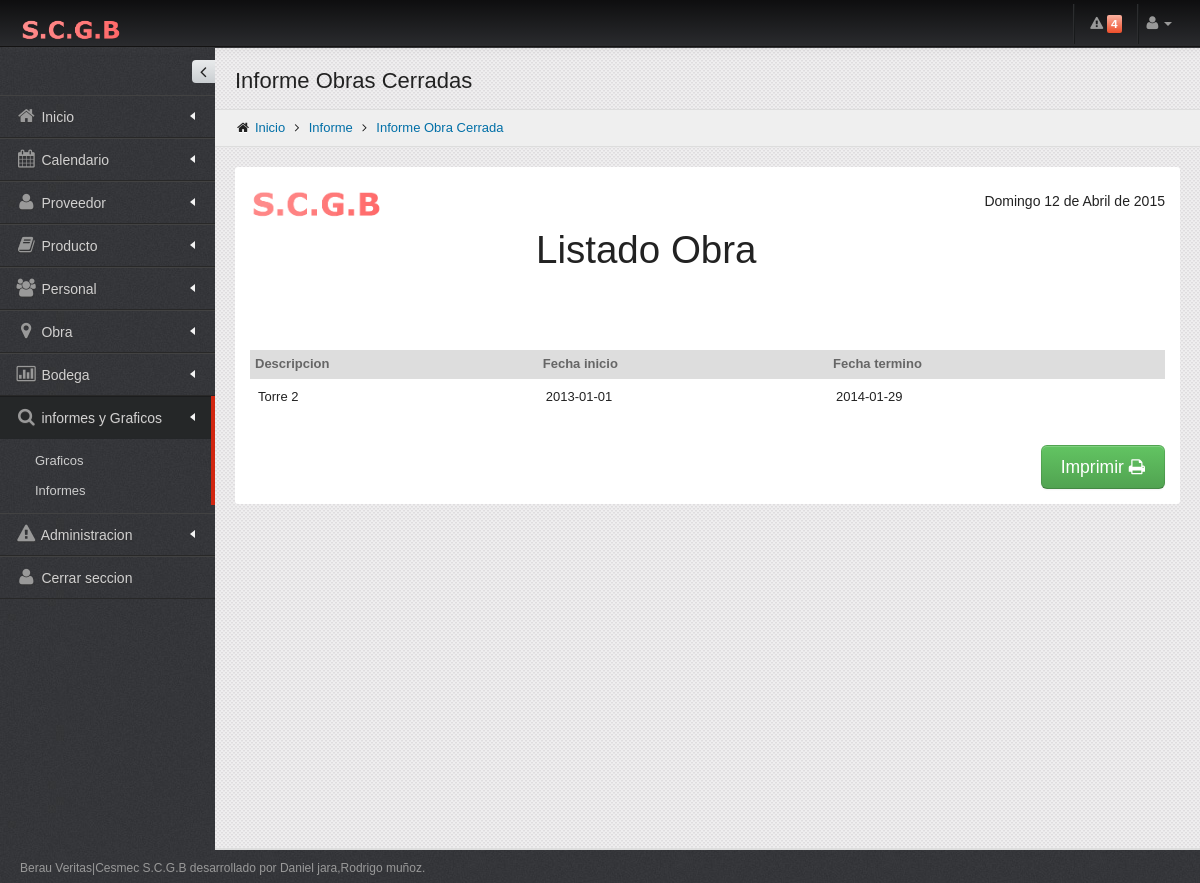
Screenshot of /listados/Listado_Obracb.php (signed in) with the database file from the repository.
### tables this page shows
CREATE TABLE `permiso` (
  `CODIGOPERMISO` int(11) NOT NULL AUTO_INCREMENT,
  `PROVEEDOR` int(1) DEFAULT NULL,
  `PRODUCTO` int(1) DEFAULT NULL,
  `PERSONAL` int(1) DEFAULT NULL,
  `OBRA` int(1) DEFAULT NULL,
  `BODEGA` int(11) DEFAULT NULL,
  `INFORMEYGRAFICO` int(11) DEFAULT NULL,
  `ADMINISTRACION` int(11) DEFAULT NULL,
  PRIMARY KEY (`CODIGOPERMISO`)
);

CREATE TABLE `obra` (
  `CODIGOOBRA` int(11) NOT NULL AUTO_INCREMENT,
  `O_NOMBRE` varchar(30) NOT NULL,
  `O_FECHAINICIO` date NOT NULL,
  `O_FECHATERMINO` date DEFAULT NULL,
  `O_ESTADO` int(1) NOT NULL,
  PRIMARY KEY (`CODIGOOBRA`)
);

### listados/Listado_Obracb.php (the view, shortened to what this page needs)
    <? session_start();
include ("../include/conectar.php");
$CODIGO= $_SESSION["PERMISO"];
?>
<!DOCTYPE html>
 <html lang="es">
<head>
   <link href="../assets/plugins/bootstrap/css/bootstrap.min.css" rel="stylesheet" />
   <link href="../assets/plugins/bootstrap/css/bootstrap-responsive.min.css" rel="stylesheet" media="screen"/>
   <link href="../assets/plugins/font-awesome/css/font-awesome.css" rel="stylesheet" />
   <link href="../assets/css/style.css" rel="stylesheet" />
   <link href="../assets/css/style-responsive.css" rel="stylesheet" />
   <link href="../assets/css/themes/default.css" rel="stylesheet" id="style_color" />
   <link href="../assets/plugins/uniform/css/uniform.default.css" rel="stylesheet" type="text/css" />
   <link href="#" rel="stylesheet" id="style_metro" />
   <link href="../assets/css/pages/invoice.css" rel="stylesheet" type="text/css" />
   <link href="../assets/css/print.css" rel="stylesheet" type="text/css" media="print"/>
</head>
<body class="fixed-top">
<div id="header" class="navbar navbar-inverse navbar-fixed-top">
     <div class="navbar-inner">
       <div class="container-fluid">
         <a class="brand" href="../inicio.php"> <img src="../assets/img/logo.png" alt="Conquer" /> </a>
         <div class="top-nav">
           <? $sql = "SELECT COUNT( p.P_NOMBRE )as NUMERO FROM PRODUCTO p, STOCK s WHERE p.CODIGOPRODUCTO = s.CODIGOPRODUCTO AND p.P_ESTADO =1 AND s.S_CANTIDAD <= s.S_CANTIDADMINIMA ";
	$rs=mysql_query($sql,$conexion);
	while ($row=mysql_fetch_array($rs)){
              ?>
           <ul class="nav pull-right" id="top_menu">
             <li class="divider-vertical hidden-phone hidden-tablet"></li>
             <li  class="dropdown-toggle" id="header_notification_bar"> <a id="pulsate-regular" class="dropdown-toggle" data-toggle="dropdown"> <i class="icon-warning-sign"></i> <span class="label label-important">
               <?=$row["NUMERO"];?>
               </span></a>
                     <?=$row["NUMERO"]; }?>
             </li>
             <li class="divider-vertical hidden-phone hidden-tablet"></li>
             <li class="dropdown"> <a href="#" class="dropdown-toggle" data-toggle="dropdown"> <i class="icon-user"></i> <b class="caret"></b></a>
             </li>
           </ul>
         </div>
       </div>
     </div>
   </div>
   <div id="container" class="row-fluid">
     <div id="sidebar" class="nav-collapse collapse">
        <?
	$sql3 = "SELECT PROVEEDOR,PRODUCTO,PERSONAL,OBRA,BODEGA,INFORMEYGRAFICO,ADMINISTRACION from PERMISO WHERE CODIGOPERMISO= $CODIGO ";
	$rs=mysql_query($sql3,$conexion);
	while ($row4=mysql_fetch_array($rs)){
  ?>
        <div class="sidebar-toggler hidden-phone"></div>
        <ul>
          <li class=""> <a href="../inicio.php"> <i class="icon-home"></i> <span class="title ">Inicio</span> <span class="arrow "></span></a></li>
          <li class=""> <a href="../Calendario/calendario.php"> <i class="icon-calendar"></i> <span class="title">Calendario</span> <span class="arrow "></span></a></li>
          <? if($row4["PROVEEDOR"]==1){
		?>
          <li class="has-sub "> <a href="javascript:;"> <i class="icon-user "></i> <span class="title" >Proveedor</span> <span class="arrow "></span></a>
          </li>
          <? }
		if($row4["PRODUCTO"]==1){
		?>
          <li class="has-sub "> <a href="javascript:;"> <i class="icon-book"></i> <span class="title">Producto</span> <span class="arrow"></span></a>
          </li>
          <? }
		if($row4["PERSONAL"]==1){
		?>
          <li class="has-sub"> <a href="javascript:;"> <i class="icon-group"></i> <span class="title">Personal</span> <span class="arrow "></span></a>
          </li>
          <? }
		 if($row4["OBRA"]==1){
		?>
          <li class="has-sub "> <a href="javascript:;"> <i class="icon-map-marker"></i> <span class="title">Obra</span> <span class="arrow "></span></a>
          </li>
          <? }
	      if($row4["BODEGA"]==1){
		?>
          <li class="has-sub  "> <a href="javascript:;"> <i class="icon-bar-chart"></i> <span class="title">Bodega</span> <span class="arrow "></span></a>
          </li>
          <? }
	      if($row4["INFORMEYGRAFICO"]==1){
		?>
          <li class="has-sub  star active"> <a href="javascript:;"> <i class="icon-search"></i> <span class="title">informes y Graficos</span> <span class="arrow "></span></a>
            <ul class="sub">
              <li ><a href="../graficos/menu_graficos.php">Graficos</a></li>
              <li ><a href="../listados/menu_listados.php">Informes</a></li>
            </ul>
          </li>
          <? }
 if($row4["ADMINISTRACION"]==1){
		?>
          <li class="has-sub  "> <a href="javascript:;"> <i class="icon-warning-sign"></i> <span class="title">Administracion</span> <span class="arrow "></span></a>
          </li>
          <? }
	}
		 ?>
          <li class=""> <a href="../logout.php"> <i class="icon-user"></i> <span class="title">Cerrar seccion</span></a></li>
        </ul>
      </div>
<div id="body">
         <div class="container-fluid">
            <div class="row-fluid hidden-print">
               <div class="span12">
                  <h3 class="page-title">
                     Informe Obras Cerradas </h3>
                  <ul class="breadcrumb">
                     <li>
                        <i class="icon-home"></i>
                        <a href="#">Inicio</a>
                        <i class="icon-angle-right"></i>
                     </li>
                     <li>
                        <a href="../listados/menu_listados.php">Informe</a>
                        <i class="icon-angle-right"></i>
                     </li>
                     <li><a href="#">Informe Obra Cerrada</a></li>
                  </ul>
               </div>
            </div>
            <div id="page">
               <div class="invoice">
                     <div class="row-fluid invoice-logo">
                        <div class="span2 invoice-logo-space"><img src="../assets/img/logo.png"alt="" width="373" height="109" /> </div>
                         <div class="span10">
                           <p>
                          <span class="span2 muted">
                          <h1>Listado Obra </h1>
                          </span></p>
                        </div>
                     </div>
                     <div class="row-fluid">
                        <table class="table table-advance tabs-stacked">
                           <thead>
                              <tr class="table-condensed">
                                <th>Descripcion </th>
           						<th>Fecha inicio </th>
            					<th>Fecha termino </th>
                              </tr>
                           </thead>
                           <tbody>
						   <?
	$sql = "SELECT O_NOMBRE,O_FECHAINICIO,O_FECHATERMINO FROM obra WHERE O_ESTADO=2";
	$rs=mysql_query($sql,$conexion);
	while ($row=mysql_fetch_array($rs)){
  ?>
                              <tr>
                                <td><?php echo $row['O_NOMBRE']; ?></td>
            <td><?php echo $row['O_FECHAINICIO']; ?></td>
            <td><?php echo $row['O_FECHATERMINO']; ?></td>
                              </tr>
                              <? } ?>
                           </tbody>
                        </table>
                     </div>
                     <div class="row-fluid">
                       <div class="span4"></div>
                        <div class="span8 invoice-block">
                           <br />
                           <a class="btn btn-success btn-large hidden-print" onClick="javascript:window.print();">Imprimir <i class="icon-print icon-big"></i></a>
                        </div>
                     </div>
               </div>
            </div>
         </div>
     </div>
</div>
    <div id="footer">
      Berau Veritas|Cesmec S.C.G.B desarrollado por Daniel jara,Rodrigo muñoz.
   </div>
</body>
</html>

### assets/css/style-responsive.css (style rules this page uses)
@media (min-width: 980px) { #sidebar { position: absolute; width: 215px; } }
@media (min-width: 980px) { #sidebar ul { margin-top:47px; width: 215px; } }
@media (min-width: 980px) { #body { margin-top: 0px !important; } }
@media (min-width: 980px) { .fixed-top #body { margin-top: 20px; } }

### assets/css/themes/default.css (style rules this page uses)
body { color: #222; background-color:#3c3c3c !important; background-image: url(../../img/bg-default.png) !important; }
#header.navbar-inverse .navbar-inner { background-color: #0e0e0f; background-image: -moz-linear-gradient(top, #0e0e0f, #2a2b2e); background-image: -webkit-gradient(linear, 0 0, 0 100%, from(#2a2b2e), to(#2a2b2e)); background-image: -webkit-linear-gradient(top, #0e0e0f, #2a2b2e); background-image: -o-linear-gradient(top, #0e0e0f, #2a2b2e); background-image: linear-gradient(to bottom, #0e0e0f, #2a2b2e); background-repeat: repeat-x; filter: progid:DXImageTransform.Microsoft.gradient(startColorstr='#ff0e0e0f', endColorstr='#ff2a2b2e', GradientType=0); border-color: #141313; webkit-box-shadow: 0 1px 10px rgba(120, 120, 120, .1); -moz-box-shadow: 0 1px 10px rgba(120, 120, 120, .1); box-shadow: 0 1px 10px rgba(120, 120, 120, .1); }
#header.navbar-inverse .divider-vertical { border-left-color: #2c2d2f; border-right-color: #181a1b; }
#sidebar > ul > li > a { border-top: 1px solid #424242 !important; border-bottom: 1px solid #282828 !important; color: #d1d0d0 !important; text-shadow: 0 1px 1px #333 !important; }
#sidebar > ul > li a i { color: #999 !important; }
#sidebar > ul > li.active > a { background: #252728 !important; border-top: 1px solid #1c1d1e !important; border-bottom: 1px solid #242628 !important; }
#sidebar > ul > li > ul.sub > li > a { color: #ccc; text-shadow: 0 1px 1px #000; }

### assets/css/pages/invoice.css (style rules this page uses)
.invoice { padding: 15px; background: #fff; margin-bottom: 20px; -webkit-border-radius: 3px; -moz-border-radius: 3px; border-radius: 3px; }
.invoice table { margin:30px 0 30px; }
.invoice .invoice-logo { margin-bottom:20px; }
.invoice .invoice-logo p { padding:5px 0; font-size:26px; line-height:28px; text-align:right; }
.invoice .invoice-logo p span { display:block; font-size:14px; }
.invoice .invoice-logo-space { margin-bottom:15px; }
.invoice .invoice-block { text-align:right; }

### assets/css/print.css (style rules this page uses)
body { background-image: none !important; }
#header { display: none; }
#sidebar { display: none; }
.hidden-print { display: none; }
#footer { display: none; }
#container { margin: 0px; padding: 0px; }
#body { min-height: auto !important; background-image: none !important; border-bottom: 0 solid #ddd; }

### rows the page displays
permiso: PROVEEDOR 1 (drawn), PRODUCTO 1 (drawn), PERSONAL 1 (drawn), OBRA 1 (drawn), BODEGA 1 (drawn), INFORMEYGRAFICO 1 (drawn), ADMINISTRACION 1 (drawn)
obra: O_NOMBRE "Torre 2", O_FECHAINICIO "2013-01-01", O_FECHATERMINO "2014-01-29"

### other values shown
$row["NUMERO"] "4"
